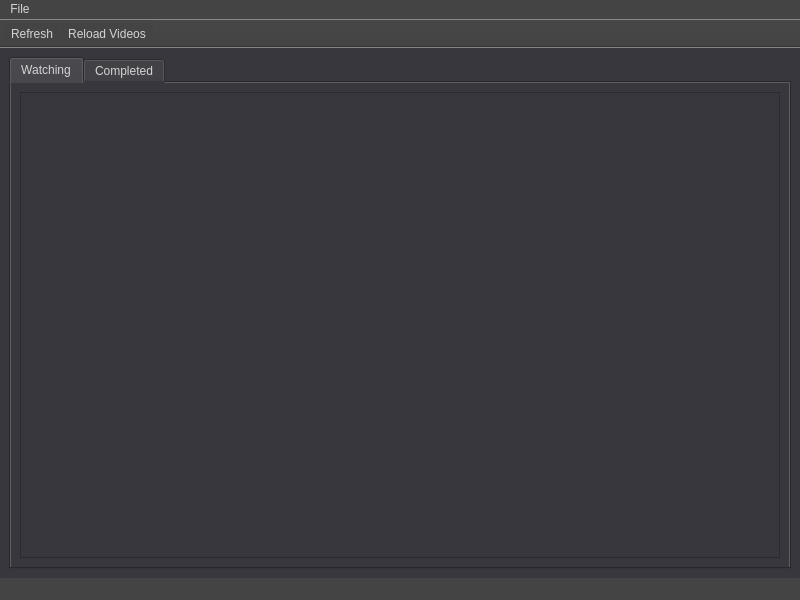
<?xml version="1.0" encoding="UTF-8"?>
<ui version="4.0">
 <class>AnimeApp</class>
 <widget class="QMainWindow" name="AnimeApp">
  <property name="geometry">
   <rect>
    <x>0</x>
    <y>0</y>
    <width>800</width>
    <height>600</height>
   </rect>
  </property>
  <property name="windowTitle">
   <string>MainWindow</string>
  </property>
  <property name="styleSheet">
   <string notr="true">background-color: rgb(68, 68, 68);
color: rgb(212, 212, 212);</string>
  </property>
  <widget class="QWidget" name="MainWidget">
   <property name="styleSheet">
    <string notr="true">background-color: rgb(55, 55, 61);
alternate-background-color: rgb(84, 84, 93);
color: rgb(212, 212, 212);</string>
   </property>
   <layout class="QGridLayout" name="gridLayout">
    <item row="0" column="0">
     <widget class="QTabWidget" name="AnimeListTab">
      <property name="currentIndex">
       <number>0</number>
      </property>
      <widget class="QWidget" name="WatchingTab">
       <attribute name="title">
        <string>Watching</string>
       </attribute>
       <layout class="QGridLayout" name="gridLayout_2">
        <item row="0" column="0">
         <widget class="QTableWidget" name="WatchingTable">
          <property name="editTriggers">
           <set>QAbstractItemView::NoEditTriggers</set>
          </property>
          <property name="alternatingRowColors">
           <bool>true</bool>
          </property>
          <property name="selectionMode">
           <enum>QAbstractItemView::SingleSelection</enum>
          </property>
          <property name="selectionBehavior">
           <enum>QAbstractItemView::SelectRows</enum>
          </property>
          <property name="showGrid">
           <bool>true</bool>
          </property>
          <property name="gridStyle">
           <enum>Qt::SolidLine</enum>
          </property>
          <property name="sortingEnabled">
           <bool>true</bool>
          </property>
          <property name="wordWrap">
           <bool>false</bool>
          </property>
          <property name="cornerButtonEnabled">
           <bool>false</bool>
          </property>
          <property name="rowCount">
           <number>0</number>
          </property>
          <property name="columnCount">
           <number>0</number>
          </property>
          <attribute name="horizontalHeaderHighlightSections">
           <bool>false</bool>
          </attribute>
          <attribute name="verticalHeaderVisible">
           <bool>false</bool>
          </attribute>
          <attribute name="verticalHeaderHighlightSections">
           <bool>false</bool>
          </attribute>
         </widget>
        </item>
       </layout>
      </widget>
      <widget class="QWidget" name="CompletedTab">
       <attribute name="title">
        <string>Completed</string>
       </attribute>
       <layout class="QGridLayout" name="gridLayout_3">
        <item row="0" column="0">
         <widget class="QTableWidget" name="CompletedTable">
          <property name="editTriggers">
           <set>QAbstractItemView::NoEditTriggers</set>
          </property>
          <property name="alternatingRowColors">
           <bool>true</bool>
          </property>
          <property name="selectionMode">
           <enum>QAbstractItemView::SingleSelection</enum>
          </property>
          <property name="selectionBehavior">
           <enum>QAbstractItemView::SelectRows</enum>
          </property>
          <property name="sortingEnabled">
           <bool>true</bool>
          </property>
          <property name="wordWrap">
           <bool>false</bool>
          </property>
          <property name="cornerButtonEnabled">
           <bool>false</bool>
          </property>
          <attribute name="horizontalHeaderHighlightSections">
           <bool>false</bool>
          </attribute>
          <attribute name="horizontalHeaderStretchLastSection">
           <bool>false</bool>
          </attribute>
          <attribute name="verticalHeaderVisible">
           <bool>false</bool>
          </attribute>
          <attribute name="verticalHeaderHighlightSections">
           <bool>false</bool>
          </attribute>
          <attribute name="verticalHeaderStretchLastSection">
           <bool>true</bool>
          </attribute>
         </widget>
        </item>
       </layout>
      </widget>
     </widget>
    </item>
   </layout>
  </widget>
  <widget class="QMenuBar" name="menubar">
   <property name="geometry">
    <rect>
     <x>0</x>
     <y>0</y>
     <width>800</width>
     <height>20</height>
    </rect>
   </property>
   <widget class="QMenu" name="menuFile">
    <property name="title">
     <string>File</string>
    </property>
    <addaction name="actionSettings"/>
   </widget>
   <addaction name="menuFile"/>
  </widget>
  <widget class="QStatusBar" name="statusbar"/>
  <widget class="QToolBar" name="toolBar">
   <property name="windowTitle">
    <string>toolBar</string>
   </property>
   <property name="movable">
    <bool>false</bool>
   </property>
   <property name="floatable">
    <bool>false</bool>
   </property>
   <attribute name="toolBarArea">
    <enum>TopToolBarArea</enum>
   </attribute>
   <attribute name="toolBarBreak">
    <bool>false</bool>
   </attribute>
   <addaction name="actionRefresh"/>
   <addaction name="actionReload_Videos"/>
  </widget>
  <action name="actionSettings">
   <property name="text">
    <string>Settings</string>
   </property>
  </action>
  <action name="actionRefresh">
   <property name="icon">
    <iconset resource="../../resources/resources.qrc">
     <normaloff>:/refresh/icons8-refresh-30.png</normaloff>:/refresh/icons8-refresh-30.png</iconset>
   </property>
   <property name="text">
    <string>Refresh</string>
   </property>
   <property name="toolTip">
    <string>Refresh data from connected account</string>
   </property>
   <property name="shortcut">
    <string>Ctrl+R</string>
   </property>
  </action>
  <action name="actionReload_Videos">
   <property name="icon">
    <iconset resource="../../resources/resources.qrc">
     <normaloff>:/reload_videos/icons8-video-playlist-50.png</normaloff>:/reload_videos/icons8-video-playlist-50.png</iconset>
   </property>
   <property name="text">
    <string>Reload Videos</string>
   </property>
   <property name="toolTip">
    <string>Reload videos from the anime folder</string>
   </property>
   <property name="shortcut">
    <string>Ctrl+R</string>
   </property>
  </action>
 </widget>
 <resources>
  <include location="../../resources/resources.qrc"/>
 </resources>
 <connections/>
</ui>
